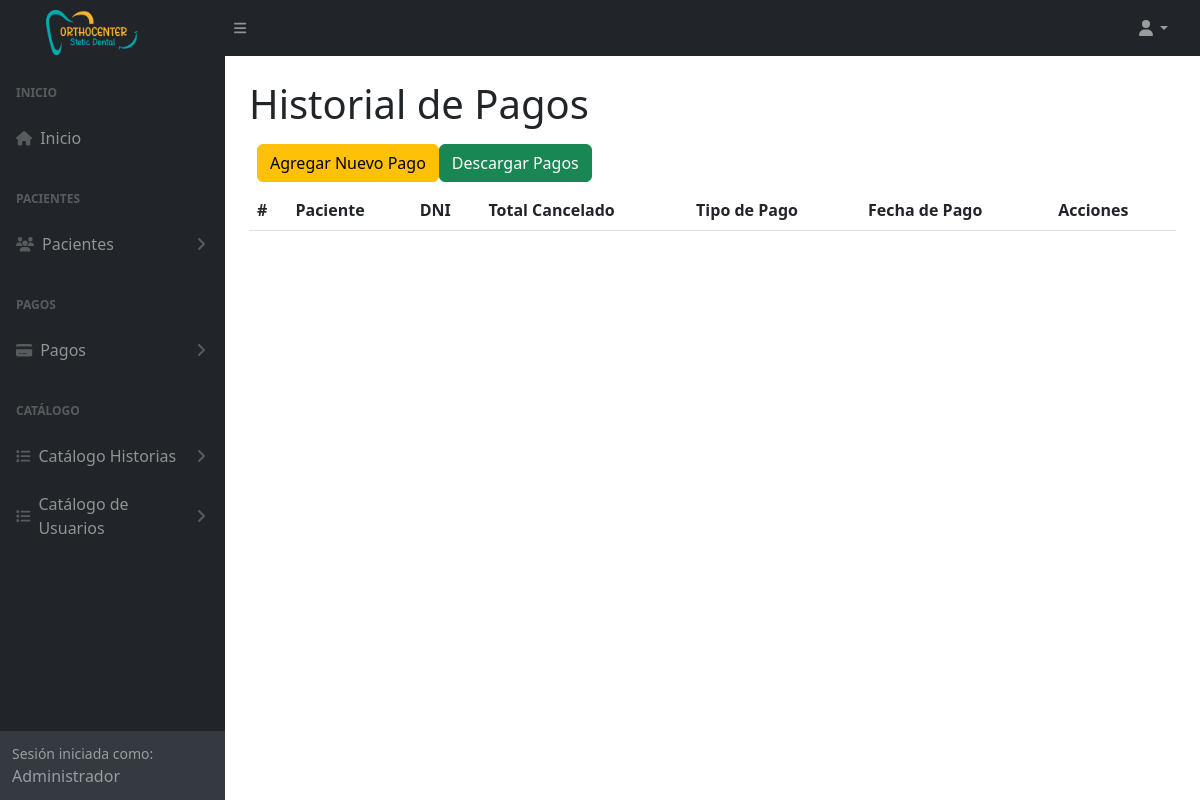
Before: /historialPagos (signed in) with the older database file.
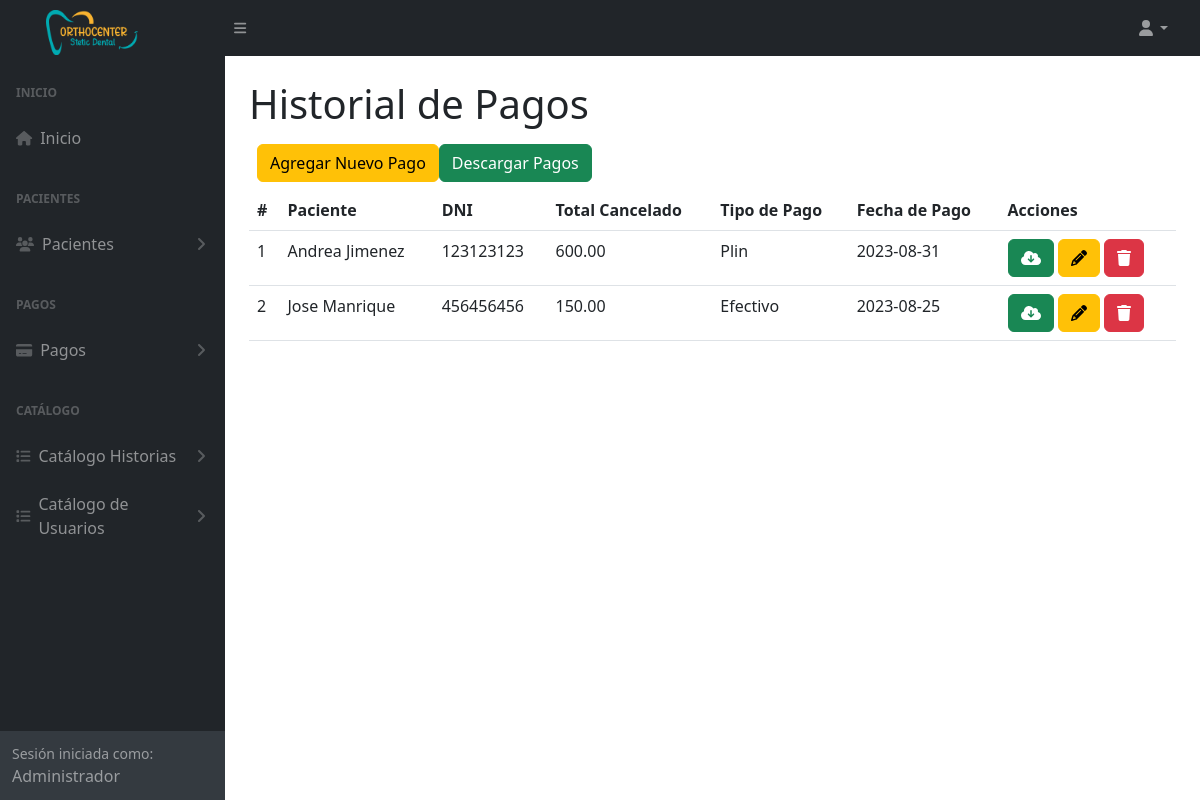
After: the same page with the newer database file.
### tables this page shows
CREATE TABLE `tba_pago`  (
  `IdPago` int NOT NULL AUTO_INCREMENT,
  `IdPaciente` int NOT NULL,
  `IdTipoPago` int NOT NULL,
  `TotalPago` decimal(10, 2) NOT NULL,
  `FechaPago` date NOT NULL,
  `ObservacionPago` varchar(200) NULL DEFAULT NULL,
  `ComprobantePago` varchar(255) NULL DEFAULT NULL,
  `FechaCreacion` datetime NOT NULL,
  `FechaActualizacion` datetime NOT NULL,
  PRIMARY KEY (`IdPago`) USING BTREE,
  INDEX `fk_paciente_pago`(`IdPaciente`) USING BTREE,
  INDEX `fk_tipopago_pago`(`IdTipoPago`) USING BTREE,
  CONSTRAINT `fk_paciente_pago` FOREIGN KEY (`IdPaciente`) REFERENCES `tba_paciente` (`IdPaciente`) ON DELETE RESTRICT ON UPDATE RESTRICT,
  CONSTRAINT `fk_tipopago_pago` FOREIGN KEY (`IdTipoPago`) REFERENCES `tba_tipodepago` (`IdTipoPago`) ON DELETE RESTRICT ON UPDATE RESTRICT
);

CREATE TABLE `tba_paciente`  (
  `IdPaciente` int NOT NULL AUTO_INCREMENT,
  `NombrePaciente` varchar(100) NOT NULL,
  `ApellidoPaciente` varchar(100) NOT NULL,
  `DNIPaciente` int NOT NULL,
  `SexoPaciente` varchar(12) NULL DEFAULT NULL,
  `EdadPaciente` varchar(11) NULL DEFAULT NULL,
  `FechaNacimiento` date NULL DEFAULT NULL,
  `CelularPaciente` varchar(11) NOT NULL,
  `DomicilioPaciente` varchar(255) NULL DEFAULT NULL,
  `LugarProcedencia` varchar(100) NULL DEFAULT NULL,
  `LugarNacimiento` varchar(80) NULL DEFAULT NULL,
  `GradoInstruccion` varchar(20) NULL DEFAULT NULL,
  `RazaPaciente` varchar(20) NULL DEFAULT NULL,
  `OcupacionPaciente` varchar(20) NULL DEFAULT NULL,
  `ReligionPaciente` varchar(20) NULL DEFAULT NULL,
  `EstadoCivil` varchar(20) NULL DEFAULT NULL,
  `NumeroContactoPaciente` varchar(11) NULL DEFAULT NULL,
  `NombreContactoPaciente` varchar(100) NULL DEFAULT NULL,
  `UsuarioCreado` int NOT NULL,
  `UsuarioActualiza` int NOT NULL,
  `FechaCreacion` datetime NOT NULL,
  `FechaActualizacion` datetime NOT NULL,
  PRIMARY KEY (`IdPaciente`) USING BTREE
);

CREATE TABLE `tba_tipodepago`  (
  `IdTipoPago` int NOT NULL AUTO_INCREMENT,
  `DescripcionTipo` varchar(30) NOT NULL,
  PRIMARY KEY (`IdTipoPago`) USING BTREE
);

### controller/plantilla.controller.php (called while the page is built, shortened)
<?php
class ControllerPlantilla
{
  static public function ctrPlantilla()
  {
    include "view/plantilla.php";
  }
}

### index.php (called while the page is built, shortened)
<?php
require_once "controller/plantilla.controller.php";
require_once "controller/pagos.controller.php";
require_once "controller/citas.controller.php";
require_once "model/pagos.model.php";
$plantilla = new ControllerPlantilla();
$plantilla -> ctrPlantilla();

### controller/pagos.controller.php (called while the page is built, shortened)
<?php
class ControllerPagos
{
  public static function ctrMostrarTodosLosPagos()
  {
    $tabla = "tba_pago";
    $listaPagos = ModelPagos::mdlMostrarTodosLosPagos($tabla);
    return $listaPagos;
  }
}

### model/conexion.php (called while the page is built)
<?php
class Conexion
{
  static public function conn()
  {
    $link = new PDO("mysql:host=localhost;dbname=db_orthocenter","root","");
		$link->exec("set names utf8");
		return $link;
  }
}

### model/pagos.model.php (called while the page is built, shortened)
<?php
require_once "conexion.php";
class ModelPagos
{
  public static function mdlMostrarTodosLosPagos($tabla)
  {
    $statement = Conexion::conn()->prepare("SELECT tba_pago.IdPago, tba_pago.IdPaciente, tba_pago.IdTipoPago, tba_pago.TotalPago, tba_pago.FechaPago, tba_tipodepago.DescripcionTipo, tba_paciente.NombrePaciente, tba_paciente.ApellidoPaciente, tba_paciente.DNIPaciente FROM $tabla INNER JOIN tba_tipodepago ON tba_pago.IdTipoPago = tba_tipodepago.IdTipoPago INNER JOIN tba_paciente ON tba_pago.IdPaciente = tba_paciente.IdPaciente ORDER BY IdPago DESC");
    $statement -> execute();
    return $statement -> fetchAll();
  }
}

### view/modules/historialPagos.php (the view, shortened to what this page needs)
</div>
        </div>
        <div class="sb-sidenav-footer">
          <div class="small">Sesión iniciada como:</div>
          <?php echo $_SESSION["nombreUsuario"] ?>
        </div>
      </nav>
    </div>
    <div id="layoutSidenav_content">
      <main class="bg">
        <div class="container-fluid px-4">
          <h1 class="mt-4">Historial de Pagos</h1>
          <div class="d-inline-flex m-2">
            <button type="button" class="btn btn-warning" data-bs-toggle="modal" data-bs-target="#modalAgregarPago">
              Agregar Nuevo Pago
            </button>
            <button type="button" class="btn btn-success descargarPagos" id="descargarPagos">
              Descargar Pagos
            </button>
          </div>
          <div class="card-body">
            <table id="datatablesSimple" class="data-table-AllCostos table">
              <thead>
                <tr>
                  <th>#</th>
                  <th>Paciente</th>
                  <th>DNI</th>
                  <th>Total Cancelado</th>
                  <th>Tipo de Pago</th>
                  <th>Fecha de Pago</th>
                  <th>Acciones</th>
                </tr>
              </thead>
              <tbody>
                <?php
                  $listaPagos = ControllerPagos::ctrMostrarTodosLosPagos();
                  foreach($listaPagos as $key => $value)
                  {
                    echo
                    '<tr>
                      <td>'.($key + 1).'</td>
                      <td>'.$value["NombrePaciente"].' '.$value["ApellidoPaciente"].'</td>
                      <td>'.$value["DNIPaciente"].'</td>
                      <td>'.$value["TotalPago"].'</td>
                      <td>'.$value["DescripcionTipo"].'</td>
                      <td>'.$value["FechaPago"].'</td>
                      <td>
                        <button title="Descargar" class="btn btn-success btnDescargarPago" id="btnDescargarPago" codPago="'.$value["IdPago"].'"><i class="fa-solid fa fa-cloud-download"></i></button>
                        <button title="Editar" class="btn btn-warning btnEditarPago" id="btnEditarPago" codPago="'.$value["IdPago"].'" data-bs-toggle="modal" data-bs-target="#modalEditarPago"><i class="fa-solid fa-pencil"></i></button>
                        <button title="Eliminar" class="btn btn-danger btnEliminarPago" codPago="'.$value["IdPago"].'"><i class="fa-solid fa-trash"></i></button>
                      </td>
                    </tr>';
                  }
                ?>
              </tbody>
            </table>
          </div>
        </div>
      </main>
    </div>
  </div>

Changed rows visible on the page:
added tba_pago: IdPaciente.NombrePaciente "Andrea", IdPaciente.ApellidoPaciente "Jimenez", IdPaciente.DNIPaciente "123123123", TotalPago "600.00", IdTipoPago.DescripcionTipo "Plin", FechaPago "2023-08-31"
added tba_pago: IdPaciente.NombrePaciente "Jose", IdPaciente.ApellidoPaciente "Manrique", IdPaciente.DNIPaciente "456456456", TotalPago "150.00", IdTipoPago.DescripcionTipo "Efectivo", FechaPago "2023-08-25"
